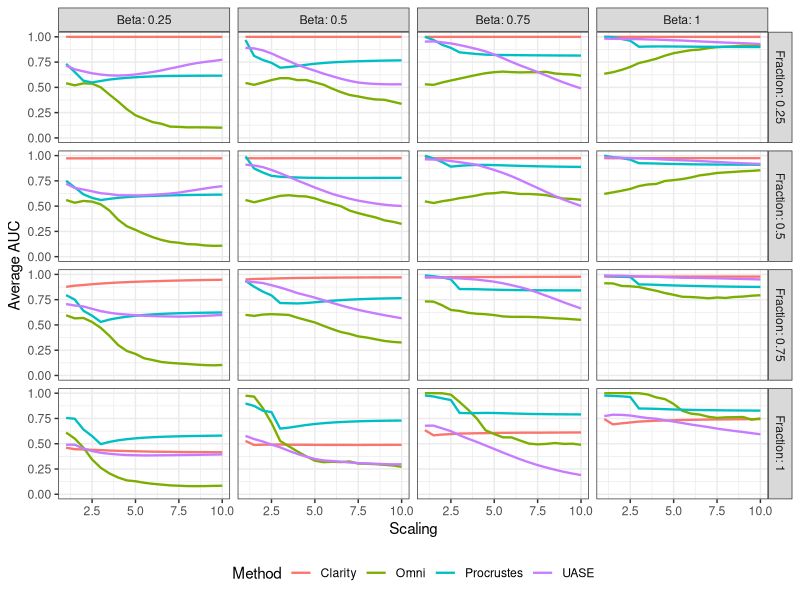
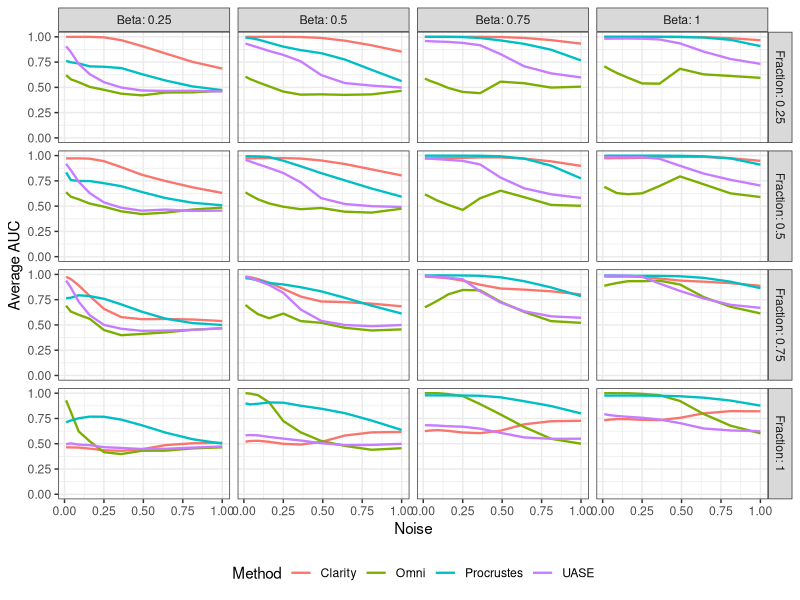
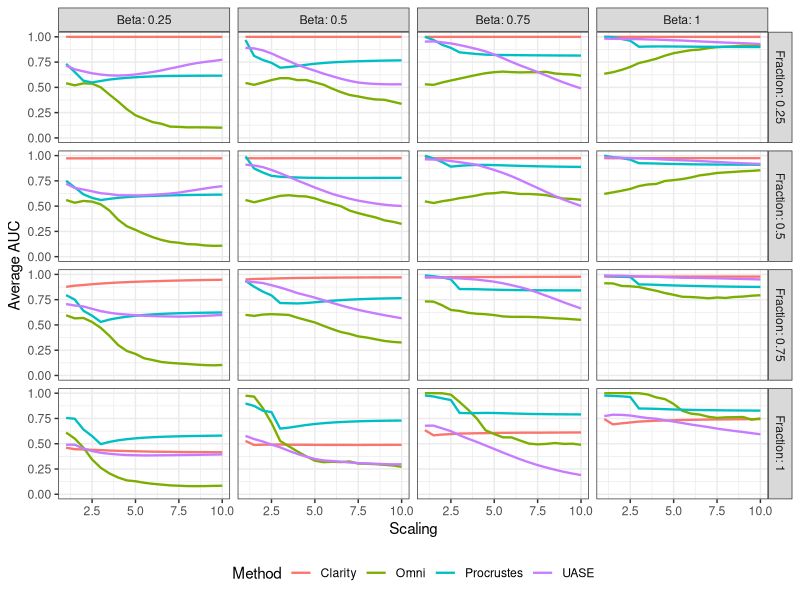
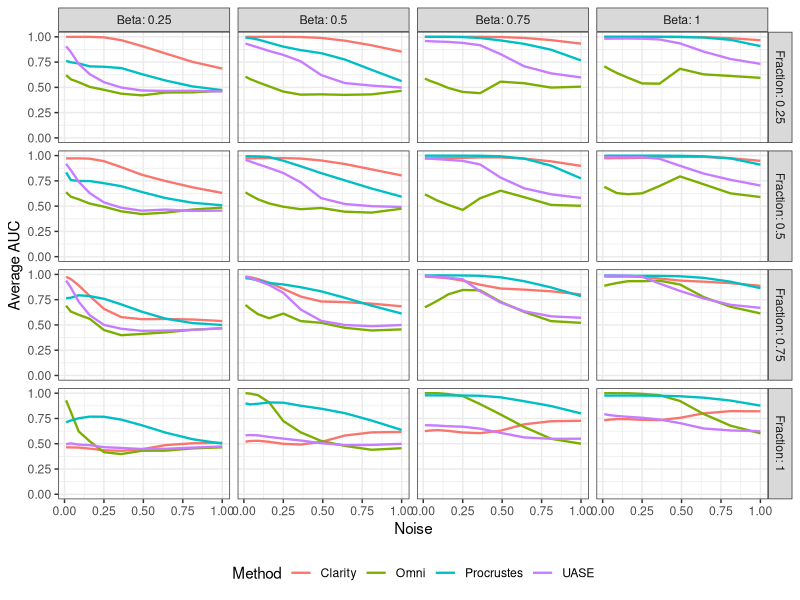

These charts were generated, in order, by the following R code:
library(readr)
library(dplyr)
library(ggplot2)
scaling_data <- read_csv("scaling_data.csv")
noise_data <- read_csv("noise_data.csv")

ggplot(scaling_data,
       aes(x = Scaling, y = Average, color = Method)) +
    geom_line(linewidth = 0.8) +
    labs(x = "Scaling",
         y = "Average AUC") +
    facet_grid(Fraction ~ Beta, labeller = label_both) +
    ylim(0, 1) +
    theme_bw() +
    theme(legend.position = "bottom")
ggsave("scalingAUC.pdf")

ggplot(noise_data,
       aes(x = Noise, y = Average, color = Method)) +
    geom_line(linewidth = 0.8) +
    labs(x = "Noise",
         y = "Average AUC") +
    facet_grid(Fraction ~ Beta, labeller = label_both) +
    ylim(0, 1) +
    theme_bw() +
    theme(legend.position = "bottom")
ggsave("noiseAUC.pdf")